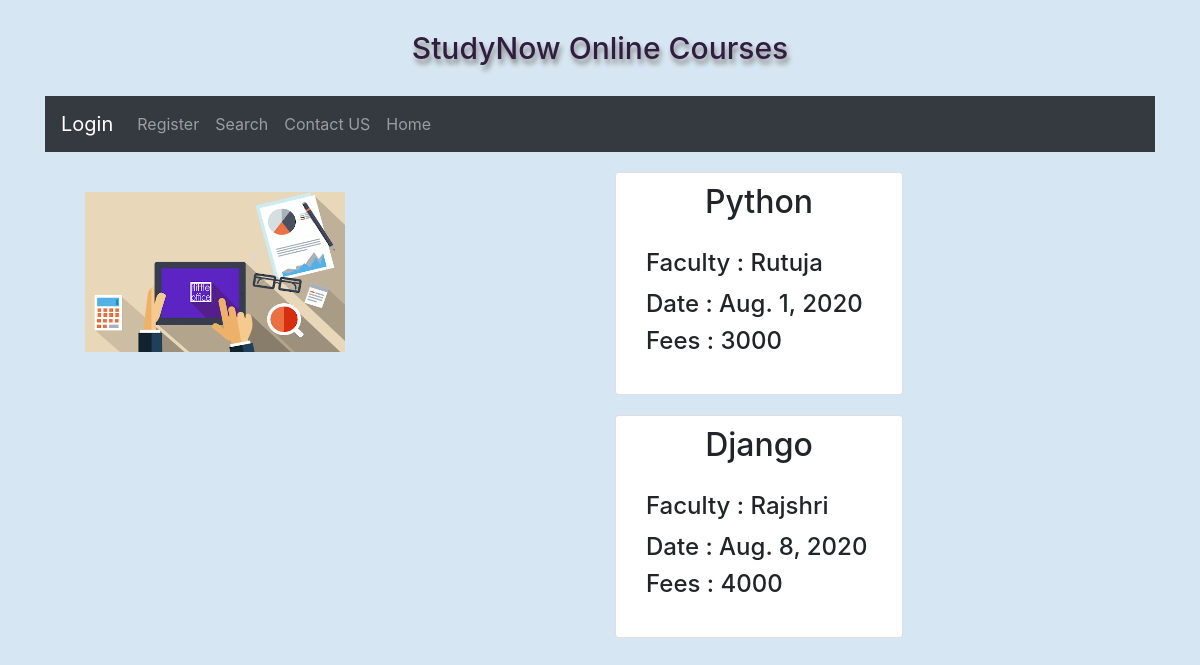
Before: /student/ with the older database file.
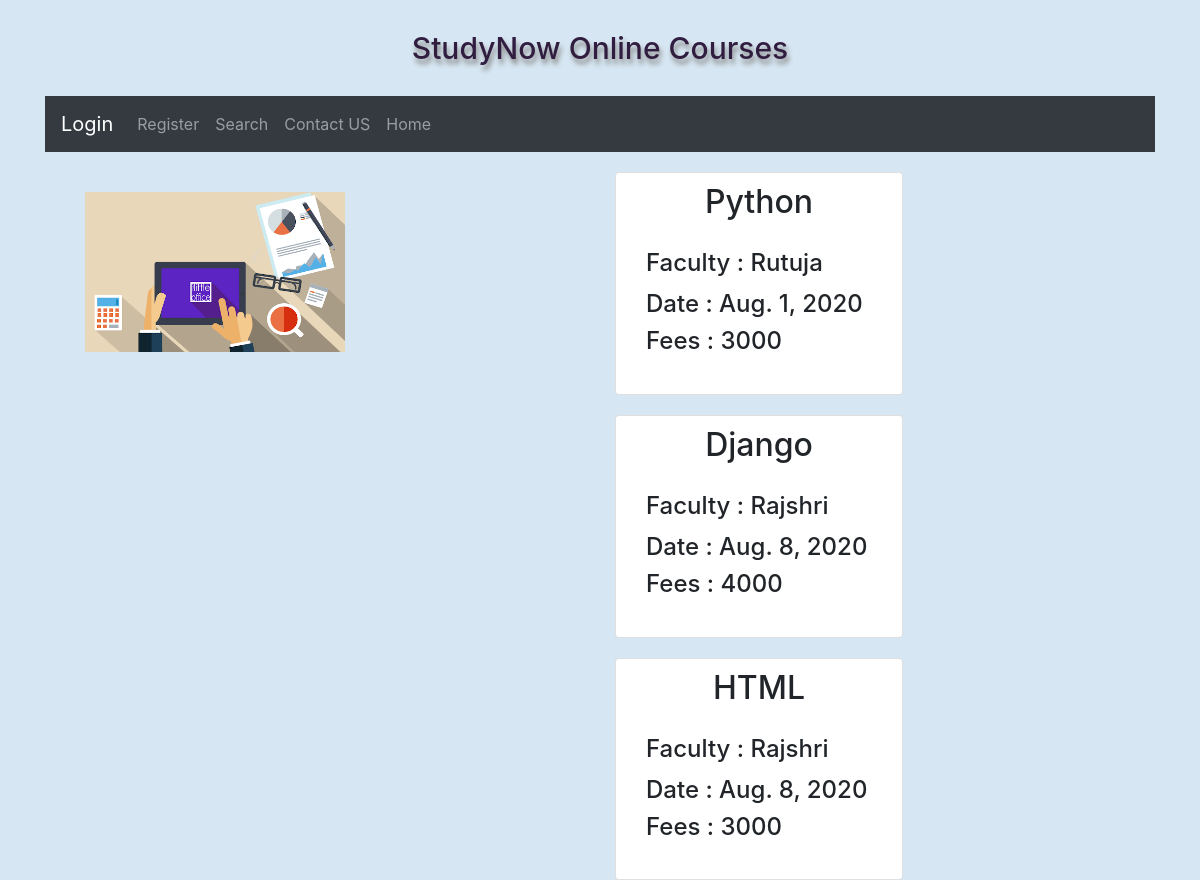
After: the same page with the newer database file.
### app1/models.py (models this page shows)
class courseModel(models.Model):
    cid = models.AutoField(primary_key=True)
    course_name=models.CharField(max_length=10,unique=True)
    faculty_name=models.CharField(max_length=20)
    starting_date = models.DateField()
    course_time = models.TimeField(default=False)
    fee = models.IntegerField()
    Duration = models.IntegerField()

### app1/views.py (the view)
# urls.py: path('student/',views.student,name='student'),
def student(req):
    data = courseModel.objects.all()
    return render(req,'student.html',{'data':data})

### template/student.html
{% include 'student_main.html' %}
{% load static %}
{% block student %}
<div class="container">
<div class="row">
    <div class="col-lg-6 col-md-6 col-sm-12">
        <div>
            <img src="{% static 'images/admin2.png' %}" height="200px" width="300px" style="margin: 20px; padding: 20px">
        </div>
    </div>
    <div class="col-lg-6 col-md-6 col-sm-12">
        {% for x in data %}
        <div class="card" style="width: 18rem; padding: 10px;margin-top: 20px;">
  <h2 style="text-align: center">{{ x.course_name }}</h2>
  <div class="card-body">
    <h4 class="card-title">Faculty : {{ x.faculty_name }}</h4>
    <h4>Date : {{ x.starting_date }}</h4>
    <h4>Fees : {{ x.fee }}</h4>
  </div>
</div>
        {% endfor %}
    </div>
</div>
</div>
{% endblock %}

Changed rows visible on the page:
added courseModel: course_name "HTML", faculty_name "Rajshri", starting_date "Aug. 8, 2020", fee "3000"
